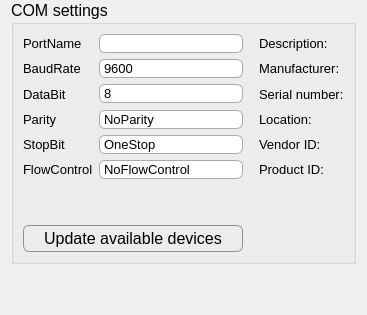
      <widget class="QWidget" name="page_3">
       <layout class="QGridLayout" name="gridLayout_9">
        <property name="topMargin">
         <number>0</number>
        </property>
        <item row="0" column="0">
         <widget class="QGroupBox" name="groupBox_comSettings">
          <property name="sizePolicy">
           <sizepolicy hsizetype="Expanding" vsizetype="Expanding">
            <horstretch>0</horstretch>
            <verstretch>0</verstretch>
           </sizepolicy>
          </property>
          <property name="minimumSize">
           <size>
            <width>0</width>
            <height>0</height>
           </size>
          </property>
          <property name="maximumSize">
           <size>
            <width>16777215</width>
            <height>16777215</height>
           </size>
          </property>
          <property name="font">
           <font>
            <pointsize>12</pointsize>
           </font>
          </property>
          <property name="title">
           <string>COM settings</string>
          </property>
          <layout class="QGridLayout" name="gridLayout_8">
           <item row="20" column="0" colspan="2">
            <spacer name="verticalSpacer_2">
             <property name="orientation">
              <enum>Qt::Vertical</enum>
             </property>
             <property name="sizeHint" stdset="0">
              <size>
               <width>20</width>
               <height>40</height>
              </size>
             </property>
            </spacer>
           </item>
           <item row="8" column="0">
            <widget class="QLabel" name="label_4">
             <property name="sizePolicy">
              <sizepolicy hsizetype="Minimum" vsizetype="Preferred">
               <horstretch>0</horstretch>
               <verstretch>0</verstretch>
              </sizepolicy>
             </property>
             <property name="font">
              <font>
               <pointsize>10</pointsize>
              </font>
             </property>
             <property name="text">
              <string>FlowControl</string>
             </property>
            </widget>
           </item>
           <item row="6" column="0">
            <widget class="QLabel" name="label_5">
             <property name="sizePolicy">
              <sizepolicy hsizetype="Minimum" vsizetype="Preferred">
               <horstretch>0</horstretch>
               <verstretch>0</verstretch>
              </sizepolicy>
             </property>
             <property name="font">
              <font>
               <pointsize>10</pointsize>
              </font>
             </property>
             <property name="text">
              <string>Parity</string>
             </property>
            </widget>
           </item>
           <item row="7" column="3">
            <widget class="QLabel" name="vidLabel">
             <property name="font">
              <font>
               <pointsize>10</pointsize>
              </font>
             </property>
             <property name="text">
              <string>Vendor ID:</string>
             </property>
            </widget>
           </item>
           <item row="4" column="0">
            <widget class="QLabel" name="label">
             <property name="sizePolicy">
              <sizepolicy hsizetype="Minimum" vsizetype="Preferred">
               <horstretch>0</horstretch>
               <verstretch>0</verstretch>
              </sizepolicy>
             </property>
             <property name="font">
              <font>
               <pointsize>10</pointsize>
              </font>
             </property>
             <property name="text">
              <string>BaudRate</string>
             </property>
            </widget>
           </item>
           <item row="8" column="3">
            <widget class="QLabel" name="pidLabel">
             <property name="font">
              <font>
               <pointsize>10</pointsize>
              </font>
             </property>
             <property name="text">
              <string>Product ID:</string>
             </property>
            </widget>
           </item>
           <item row="1" column="0">
            <widget class="QLabel" name="label_6">
             <property name="sizePolicy">
              <sizepolicy hsizetype="Minimum" vsizetype="Preferred">
               <horstretch>0</horstretch>
               <verstretch>0</verstretch>
              </sizepolicy>
             </property>
             <property name="font">
              <font>
               <pointsize>10</pointsize>
              </font>
             </property>
             <property name="text">
              <string>PortName</string>
             </property>
            </widget>
           </item>
           <item row="7" column="0">
            <widget class="QLabel" name="label_7">
             <property name="sizePolicy">
              <sizepolicy hsizetype="Minimum" vsizetype="Preferred">
               <horstretch>0</horstretch>
               <verstretch>0</verstretch>
              </sizepolicy>
             </property>
             <property name="font">
              <font>
               <pointsize>10</pointsize>
              </font>
             </property>
             <property name="text">
              <string>StopBit</string>
             </property>
            </widget>
           </item>
           <item row="5" column="0">
            <widget class="QLabel" name="label_2">
             <property name="sizePolicy">
              <sizepolicy hsizetype="Minimum" vsizetype="Preferred">
               <horstretch>0</horstretch>
               <verstretch>0</verstretch>
              </sizepolicy>
             </property>
             <property name="font">
              <font>
               <pointsize>10</pointsize>
              </font>
             </property>
             <property name="text">
              <string>DataBit</string>
             </property>
            </widget>
           </item>
           <item row="1" column="3">
            <widget class="QLabel" name="descriptionLabel">
             <property name="sizePolicy">
              <sizepolicy hsizetype="Expanding" vsizetype="Preferred">
               <horstretch>0</horstretch>
               <verstretch>0</verstretch>
              </sizepolicy>
             </property>
             <property name="minimumSize">
              <size>
               <width>0</width>
               <height>0</height>
              </size>
             </property>
             <property name="font">
              <font>
               <pointsize>10</pointsize>
              </font>
             </property>
             <property name="text">
              <string>Description:</string>
             </property>
            </widget>
           </item>
           <item row="4" column="3">
            <widget class="QLabel" name="manufacturerLabel">
             <property name="font">
              <font>
               <pointsize>10</pointsize>
              </font>
             </property>
             <property name="text">
              <string>Manufacturer:</string>
             </property>
            </widget>
           </item>
           <item row="1" column="1">
            <widget class="QComboBox" name="comboBox_serialInfo">
             <property name="font">
              <font>
               <pointsize>10</pointsize>
              </font>
             </property>
             <property name="toolTip">
              <string>&lt;html&gt;&lt;head/&gt;&lt;body&gt;&lt;p&gt;Port name COM1 ... N &lt;br/&gt;Display the available port only;&lt;/p&gt;&lt;p&gt;Select the port to see device details below.&lt;/p&gt;&lt;/body&gt;&lt;/html&gt;</string>
             </property>
             <property name="accessibleDescription">
              <string notr="true"/>
             </property>
             <property name="styleSheet">
              <string notr="true">QComboBox {
    border: 1px solid gray;
    border-radius: 6px;
	border-color: rgb(170, 170, 170);
    min-width: 6em;
	background-color: qlineargradient(x1: 0, y1: 0, x2: 0, y2: 1,
                                       stop: 0 #f6f7fa, stop: 1 #dadbde);
}

QComboBox:hover{
  background-color: qlineargradient(x1: 0, y1: 0, x2: 0, y2: 1,
                                       stop: 0 #f6f7fa, stop: 1 #F0FFF0);
 }

QComboBox::drop-down {
    subcontrol-origin: padding;
    subcontrol-position: top right;
    width: 20px;
    border-style:solid;
    border-left-color: darkgray;
    border-left-style: solid; /* just a single line */
    border-top-right-radius: 3px; /* same radius as the QComboBox */
    border-bottom-right-radius: 3px;
}


QComboBox::down-arrow {
    image: url(:/icons/comboDown.png);
    width: 15px;
}

QComboBox::down-arrow:on { /* shift the arrow when popup is open */
    top: 1px;
    left: 1px;
}

</string>
             </property>
             <property name="currentText">
              <string notr="true"/>
             </property>
            </widget>
           </item>
           <item row="5" column="3">
            <widget class="QLabel" name="serialNumberLabel">
             <property name="font">
              <font>
               <pointsize>10</pointsize>
              </font>
             </property>
             <property name="text">
              <string>Serial number:</string>
             </property>
            </widget>
           </item>
           <item row="6" column="3">
            <widget class="QLabel" name="locationLabel">
             <property name="font">
              <font>
               <pointsize>10</pointsize>
              </font>
             </property>
             <property name="text">
              <string>Location:</string>
             </property>
            </widget>
           </item>
           <item row="5" column="1">
            <widget class="QComboBox" name="comboBox_dataBit">
             <property name="font">
              <font>
               <pointsize>10</pointsize>
              </font>
             </property>
             <property name="toolTip">
              <string>&lt;html&gt;&lt;head/&gt;&lt;body&gt;&lt;p&gt;The number of data bits in each character can be 5 (for Baudot code), &lt;br/&gt;6 (rarely used), 7 (for true ASCII), 8 (for most kinds of data, &lt;br/&gt;as this size matches the size of a byte), or 9 (rarely used). &lt;br/&gt;8 data bits are almost universally used in newer applications.&lt;br/&gt;&lt;span style=&quot; font-weight:600;&quot;&gt;Default value:&lt;/span&gt; 8&lt;/p&gt;&lt;/body&gt;&lt;/html&gt;</string>
             </property>
             <property name="styleSheet">
              <string notr="true">QComboBox {
    border: 1px solid gray;
    border-radius: 6px;
	border-color: rgb(170, 170, 170);
    min-width: 6em;
	background-color: qlineargradient(x1: 0, y1: 0, x2: 0, y2: 1,
                                       stop: 0 #f6f7fa, stop: 1 #dadbde);
}

QComboBox:hover{
  background-color: qlineargradient(x1: 0, y1: 0, x2: 0, y2: 1,
                                       stop: 0 #f6f7fa, stop: 1 #F0FFF0);
 }

QComboBox::drop-down {
    subcontrol-origin: padding;
    subcontrol-position: top right;
    width: 20px;
    border-style:solid;
    border-left-color: darkgray;
    border-left-style: solid; /* just a single line */
    border-top-right-radius: 3px; /* same radius as the QComboBox */
    border-bottom-right-radius: 3px;
}


QComboBox::down-arrow {
    image: url(:/icons/comboDown.png);
    width: 15px;
}

QComboBox::down-arrow:on { /* shift the arrow when popup is open */
    top: 1px;
    left: 1px;
}

</string>
             </property>
             <property name="currentText">
              <string notr="true">8</string>
             </property>
             <property name="currentIndex">
              <number>3</number>
             </property>
             <item>
              <property name="text">
               <string extracomment="Data5">5</string>
              </property>
             </item>
             <item>
              <property name="text">
               <string extracomment="Data6">6</string>
              </property>
             </item>
             <item>
              <property name="text">
               <string extracomment="Data7">7</string>
              </property>
             </item>
             <item>
              <property name="text">
               <string extracomment="Data8">8</string>
              </property>
             </item>
             <item>
              <property name="text">
               <string extracomment="UnknownDataBits">-1</string>
              </property>
             </item>
            </widget>
           </item>
           <item row="4" column="1">
            <widget class="QComboBox" name="comboBox_baudRate">
             <property name="font">
              <font>
               <pointsize>10</pointsize>
              </font>
             </property>
             <property name="toolTip">
              <string>&lt;html&gt;&lt;head/&gt;&lt;body&gt;&lt;p&gt;The baud rate is the speed of communication in bit/s&lt;br/&gt;Supported values : 1200; 2400; 4800; 9600; 19200; 38400; 57600; 115200 bit/s&lt;br/&gt;&lt;span style=&quot; font-weight:600;&quot;&gt;Default value:&lt;/span&gt; 9600&lt;/p&gt;&lt;/body&gt;&lt;/html&gt;</string>
             </property>
             <property name="accessibleDescription">
              <string notr="true"/>
             </property>
             <property name="styleSheet">
              <string notr="true">QComboBox {
    border: 1px solid gray;
    border-radius: 6px;
	border-color: rgb(170, 170, 170);
    min-width: 6em;
	background-color: qlineargradient(x1: 0, y1: 0, x2: 0, y2: 1,
                                       stop: 0 #f6f7fa, stop: 1 #dadbde);
}

QComboBox:hover{
  background-color: qlineargradient(x1: 0, y1: 0, x2: 0, y2: 1,
                                       stop: 0 #f6f7fa, stop: 1 #F0FFF0);
 }

QComboBox::drop-down {
    subcontrol-origin: padding;
    subcontrol-position: top right;
    width: 20px;
    border-style:solid;
    border-left-color: darkgray;
    border-left-style: solid; /* just a single line */
    border-top-right-radius: 3px; /* same radius as the QComboBox */
    border-bottom-right-radius: 3px;
}


QComboBox::down-arrow {
    image: url(:/icons/comboDown.png);
    width: 15px;
}

QComboBox::down-arrow:on { /* shift the arrow when popup is open */
    top: 1px;
    left: 1px;
}

</string>
             </property>
             <property name="currentText">
              <string notr="true">9600</string>
             </property>
             <property name="currentIndex">
              <number>3</number>
             </property>
             <item>
              <property name="text">
               <string extracomment="Baud1200">1200</string>
              </property>
             </item>
             <item>
              <property name="text">
               <string extracomment="Baud2400">2400</string>
              </property>
             </item>
             <item>
              <property name="text">
               <string extracomment="Baud4800">4800</string>
              </property>
             </item>
             <item>
              <property name="text">
               <string extracomment="Baud9600">9600</string>
              </property>
             </item>
             <item>
              <property name="text">
               <string extracomment="Baud19200">19200</string>
              </property>
             </item>
             <item>
              <property name="text">
               <string extracomment="Baud38400">38400</string>
              </property>
             </item>
             <item>
              <property name="text">
               <string extracomment="Baud57600">57600</string>
              </property>
             </item>
             <item>
              <property name="text">
               <string extracomment="Baud115200">115200</string>
              </property>
             </item>
             <item>
              <property name="text">
               <string extracomment="UnknownBaud">-1</string>
              </property>
             </item>
            </widget>
           </item>
           <item row="7" column="1">
            <widget class="QComboBox" name="comboBox_stopBit">
             <property name="font">
              <font>
               <pointsize>10</pointsize>
              </font>
             </property>
             <property name="toolTip">
              <string>&lt;html&gt;&lt;head/&gt;&lt;body&gt;&lt;p&gt;Stop bits sent at the end of every character allow the receiving signal hardware to detect the end of a character and to resynchronise with the character stream. &lt;/p&gt;&lt;/body&gt;&lt;/html&gt;</string>
             </property>
             <property name="styleSheet">
              <string notr="true">QComboBox {
    border: 1px solid gray;
    border-radius: 6px;
	border-color: rgb(170, 170, 170);
    min-width: 6em;
	background-color: qlineargradient(x1: 0, y1: 0, x2: 0, y2: 1,
                                       stop: 0 #f6f7fa, stop: 1 #dadbde);
}

QComboBox:hover{
  background-color: qlineargradient(x1: 0, y1: 0, x2: 0, y2: 1,
                                       stop: 0 #f6f7fa, stop: 1 #F0FFF0);
 }

QComboBox::drop-down {
    subcontrol-origin: padding;
    subcontrol-position: top right;
    width: 20px;
    border-style:solid;
    border-left-color: darkgray;
    border-left-style: solid; /* just a single line */
    border-top-right-radius: 3px; /* same radius as the QComboBox */
    border-bottom-right-radius: 3px;
}


QComboBox::down-arrow {
    image: url(:/icons/comboDown.png);
    width: 15px;
}

QComboBox::down-arrow:on { /* shift the arrow when popup is open */
    top: 1px;
    left: 1px;
}

</string>
             </property>
             <property name="currentText">
              <string notr="true">OneStop</string>
             </property>
             <item>
              <property name="text">
               <string extracomment="OneStop">OneStop</string>
              </property>
             </item>
             <item>
              <property name="text">
               <string extracomment="OneAndHalfStop">OneAndHalfStop</string>
              </property>
             </item>
             <item>
              <property name="text">
               <string extracomment="TwoStop">TwoStop</string>
              </property>
             </item>
             <item>
              <property name="text">
               <string extracomment="UnknownStopBits">UnknownStopBits</string>
              </property>
             </item>
            </widget>
           </item>
           <item row="6" column="1">
            <widget class="QComboBox" name="comboBox_parity">
             <property name="font">
              <font>
               <pointsize>10</pointsize>
              </font>
             </property>
             <property name="toolTip">
              <string>&lt;html&gt;&lt;head/&gt;&lt;body&gt;&lt;p&gt;Parity is a method of detecting errors in transmission.&lt;br/&gt;When parity is used with a serial port, an extra data bit is sent with each data character, &lt;br/&gt;arranged so that the number of 1 bits in each character, including the parity bit, &lt;br/&gt;is always odd or always even. If a byte is received with the wrong number of 1s, &lt;br/&gt;then it must have been corrupted.&lt;br/&gt;&lt;span style=&quot; font-weight:600;&quot;&gt;Default value:&lt;/span&gt; NoParity&lt;/p&gt;&lt;/body&gt;&lt;/html&gt;</string>
             </property>
             <property name="styleSheet">
              <string notr="true">QComboBox {
    border: 1px solid gray;
    border-radius: 6px;
	border-color: rgb(170, 170, 170);
    min-width: 6em;
	background-color: qlineargradient(x1: 0, y1: 0, x2: 0, y2: 1,
                                       stop: 0 #f6f7fa, stop: 1 #dadbde);
}

QComboBox:hover{
  background-color: qlineargradient(x1: 0, y1: 0, x2: 0, y2: 1,
                                       stop: 0 #f6f7fa, stop: 1 #F0FFF0);
 }

QComboBox::drop-down {
    subcontrol-origin: padding;
    subcontrol-position: top right;
    width: 20px;
    border-style:solid;
    border-left-color: darkgray;
    border-left-style: solid; /* just a single line */
    border-top-right-radius: 3px; /* same radius as the QComboBox */
    border-bottom-right-radius: 3px;
}


QComboBox::down-arrow {
    image: url(:/icons/comboDown.png);
    width: 15px;
}

QComboBox::down-arrow:on { /* shift the arrow when popup is open */
    top: 1px;
    left: 1px;
}

</string>
             </property>
             <property name="currentText">
              <string notr="true">NoParity</string>
             </property>
             <item>
              <property name="text">
               <string extracomment="NoParity">NoParity</string>
              </property>
             </item>
             <item>
              <property name="text">
               <string extracomment="EvenParity">EvenParity</string>
              </property>
             </item>
             <item>
              <property name="text">
               <string extracomment="OddParity">OddParity</string>
              </property>
             </item>
             <item>
              <property name="text">
               <string extracomment="SpaceParity">SpaceParity</string>
              </property>
             </item>
             <item>
              <property name="text">
               <string extracomment="MarkParity">MarkParity</string>
              </property>
             </item>
             <item>
              <property name="text">
               <string extracomment="UnknownParity">UnknownParity</string>
              </property>
             </item>
            </widget>
           </item>
           <item row="8" column="1">
            <widget class="QComboBox" name="comboBox_flowControl">
             <property name="font">
              <font>
               <pointsize>10</pointsize>
              </font>
             </property>
             <property name="toolTip">
              <string>&lt;html&gt;&lt;head/&gt;&lt;body&gt;&lt;p&gt;&lt;span style=&quot; font-family:'sans-serif'; font-size:14px; color:#222222; background-color:#ffffff;&quot;&gt;A serial port may use signals in the interface to pause and resume the transmission of data.&lt;/span&gt;&lt;br&gt;&lt;span style=&quot; font-family:'sans-serif'; font-size:14px; font-weight:600; color:#222222; background-color:#ffffff;&quot;&gt;Default value:&lt;/span&gt;&lt;span style=&quot; font-family:'sans-serif'; font-size:14px; color:#222222; background-color:#ffffff;&quot;&gt; NoFlowControl&lt;/span&gt;&lt;/p&gt;&lt;/body&gt;&lt;/html&gt;</string>
             </property>
             <property name="styleSheet">
              <string notr="true">QComboBox {
    border: 1px solid gray;
    border-radius: 6px;
	border-color: rgb(170, 170, 170);
    min-width: 6em;
	background-color: qlineargradient(x1: 0, y1: 0, x2: 0, y2: 1,
                                       stop: 0 #f6f7fa, stop: 1 #dadbde);
}

QComboBox:hover{
  background-color: qlineargradient(x1: 0, y1: 0, x2: 0, y2: 1,
                                       stop: 0 #f6f7fa, stop: 1 #F0FFF0);
 }

QComboBox::drop-down {
    subcontrol-origin: padding;
    subcontrol-position: top right;
    width: 20px;
    border-style:solid;
    border-left-color: darkgray;
    border-left-style: solid; /* just a single line */
    border-top-right-radius: 3px; /* same radius as the QComboBox */
    border-bottom-right-radius: 3px;
}


QComboBox::down-arrow {
    image: url(:/icons/comboDown.png);
    width: 15px;
}

QComboBox::down-arrow:on { /* shift the arrow when popup is open */
    top: 1px;
    left: 1px;
}

</string>
             </property>
             <property name="currentText">
              <string notr="true">NoFlowControl</string>
             </property>
             <item>
              <property name="text">
               <string extracomment="NoFlowControl">NoFlowControl</string>
              </property>
             </item>
             <item>
              <property name="text">
               <string extracomment="HardwareControl">HardwareControl</string>
              </property>
             </item>
             <item>
              <property name="text">
               <string extracomment="SoftwareControl">SoftwareControl</string>
              </property>
             </item>
             <item>
              <property name="text">
               <string extracomment="UnknownFlowControl">UnknownFlowControl</string>
              </property>
             </item>
            </widget>
           </item>
           <item row="5" column="2">
            <spacer name="horizontalSpacer">
             <property name="orientation">
              <enum>Qt::Horizontal</enum>
             </property>
             <property name="sizeType">
              <enum>QSizePolicy::Minimum</enum>
             </property>
             <property name="sizeHint" stdset="0">
              <size>
               <width>10</width>
               <height>20</height>
              </size>
             </property>
            </spacer>
           </item>
           <item row="21" column="0" colspan="2">
            <widget class="QPushButton" name="pushButton_enumerate">
             <property name="font">
              <font>
               <pointsize>-1</pointsize>
              </font>
             </property>
             <property name="styleSheet">
              <string notr="true"> QPushButton {
     border: 1px solid #8f8f91;
     border-radius: 6px;
     height: 25px;
     font-size: 16px;
     background-color: qlineargradient(x1: 0, y1: 0, x2: 0, y2: 1,
                                       stop: 0 #f6f7fa, stop: 1 #dadbde);

 }


 QPushButton:focus:pressed {
     background-color: qlineargradient(x1: 0, y1: 0, x2: 0, y2: 1,
                                       stop: 0 #F0FFF0, stop: 1 #f6f7fa);
 }

 QPushButton:hover {
     background-color: qlineargradient(x1: 0, y1: 0, x2: 0, y2: 1,
                                       stop: 0 #f6f7fa, stop: 1 #F0FFF0);
 }

QPushButton:disabled{ background-color: #CCCCCC; }

 QPushButton:flat {
     border: none; /* no border for a flat push button */
 }

 QPushButton:default {
     border-color: navy; /* make the default button prominent */
 }</string>
             </property>
             <property name="text">
              <string>Update available devices</string>
             </property>
            </widget>
           </item>
          </layout>
         </widget>
        </item>
        <item row="1" column="0">
         <spacer name="verticalSpacer_3">
          <property name="orientation">
           <enum>Qt::Vertical</enum>
          </property>
          <property name="sizeHint" stdset="0">
           <size>
            <width>20</width>
            <height>40</height>
           </size>
          </property>
         </spacer>
        </item>
       </layout>
      </widget>
